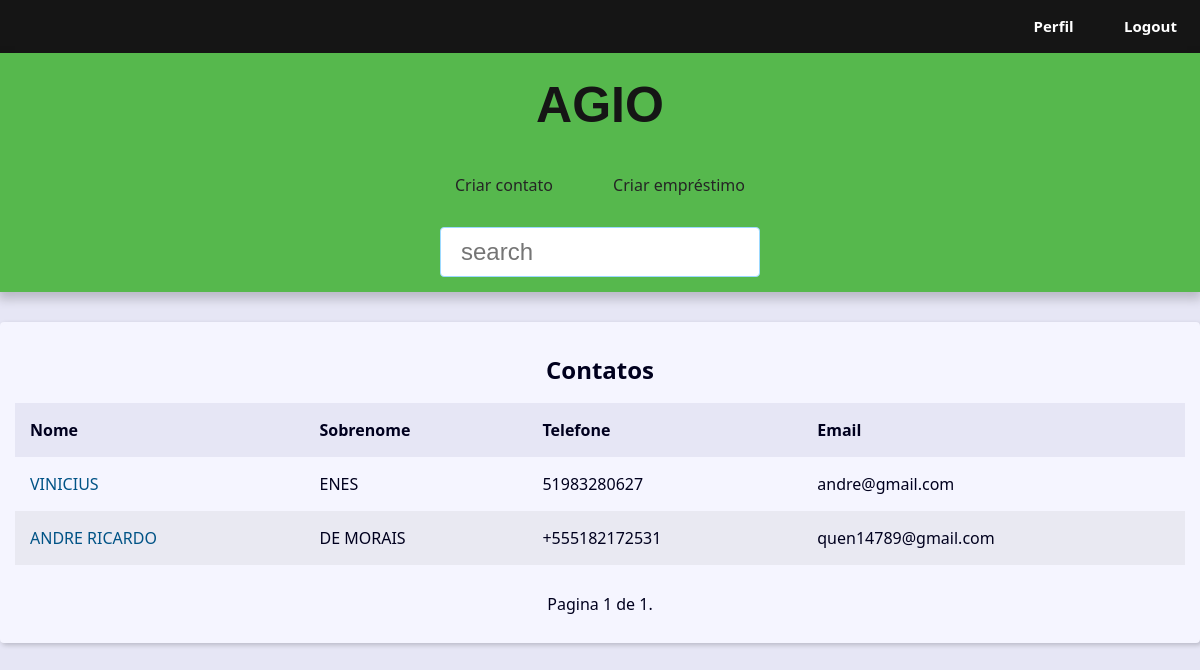
The app's page / (signed in), older data.
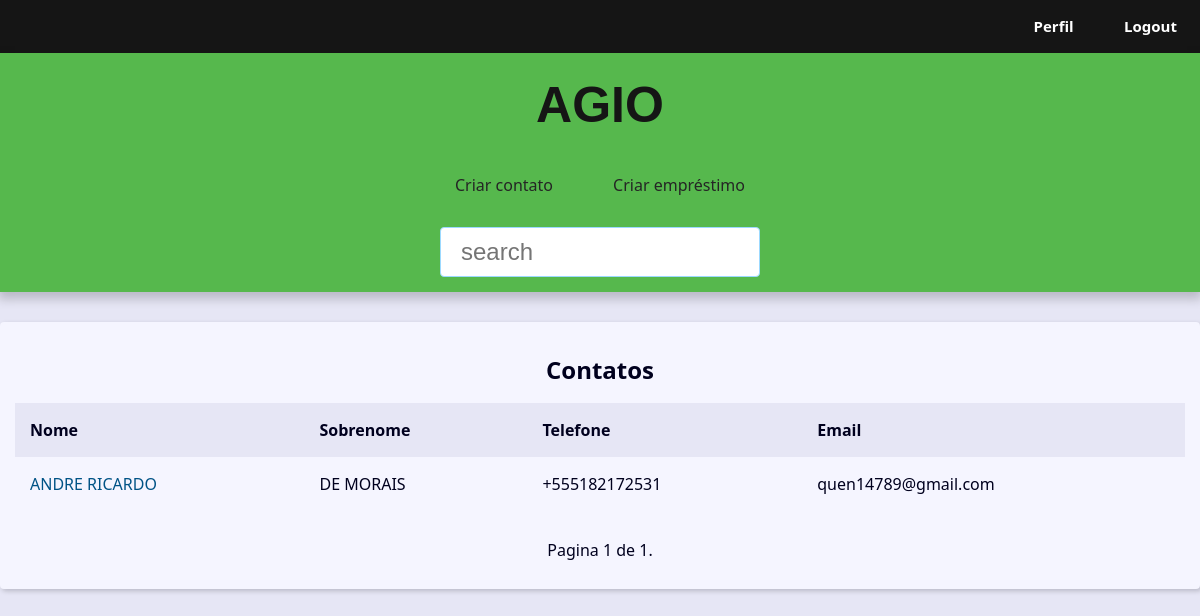
The same page, newer data.
### contact/models.py (models this page shows, shortened)
class Contact(models.Model):
    class Meta:
        verbose_name_plural = 'Usuarios'
        verbose_name = 'Usuario'
    first_name = models.CharField(max_length=50, verbose_name='Nome')
    last_name = models.CharField(max_length=50, blank=True,
                                  verbose_name='Sobrenome')
    phone = models.CharField(max_length=50, verbose_name='Telefone')
    email = models.EmailField(max_length=254, verbose_name='Email')
    created_date = models.DateTimeField(default=timezone.now)
    description = models.TextField(blank=True, verbose_name='Descrição')
    show = models.BooleanField(default=True)
    picture = models.ImageField(upload_to='pictures/%Y/%m/%d', blank=True, verbose_name='Imagem')
    owner = models.ForeignKey(User, on_delete=models.SET_NULL,
                              blank=True, null=True)

### contact/views/contact_views.py (the view)
# urls.py: path('', views.index, name='index'),
@login_required(login_url='contact:login')
def index(request):
    user = request.user
    contacts = Contact.objects.filter(owner=user, show=True).order_by('id')
    paginator = Paginator(contacts, 10)
    page_number = request.GET.get("page")
    page_obj = paginator.get_page(page_number)
    context = {
        'page_obj': page_obj,
        'site_title': 'Contatos - ',
    }
    return render(request, 'contact/index.html', context)

### contact/templates/contact/index.html
{% extends "base.html" %}
{% block content %}
{% if page_obj %}
    <div class="responsive-table">
        <table class="contacts-table">
            <caption class="table-caption">
                Contatos
            </caption>
            <thead>
                <tr class="table-row table-row-header">
                    <th class="table-header">Nome</th>
                    <th class="table-header">Sobrenome</th>
                    <th class="table-header">Telefone</th>
                    <th class="table-header">Email</th>
                </tr>
            </thead>
            <tbody>
                {% if user.is_authenticated %}
                    {% for contact in page_obj %}
                        {% if contact.owner == user %}
                            <tr class="table-row">
                            <td class="table-cel">
                                <a href="{% url 'contact:contact' contact.id %}" class="table-link">
                                    {{contact.first_name}}
                                </a>
                            </td>
                            <td class="table-cel">
                                    {{contact.last_name}}
                            </td>
                            <td class="table-cel">
                                    {{contact.phone}}
                            </td>
                            <td class="table-cel">
                                    {{contact.email}}
                            </td>
                        {% endif %}
                    </tr>
                    {% endfor %}
                {% endif %}
            </tbody>
        </table>
    </div>
{% else %}
<div class="single-contact">
    <h1 class="single-contact-name">Nenhum contato encontrado!</h1>
{% endif %}
{% endblock content %}

### base_templates/global/base.html (shortened to what this page needs)
{% load static %}<!DOCTYPE html>
<html lang="pt-BR">
<head>
    <link rel="stylesheet" href="{% static 'global/css/style.css'  %}">
</head>
<body>
    {% include 'partial/header.html' %}
    <main class="content">
        {% block content %}{% endblock content %}
        {% include 'partial/pagination.html' %}
    </main>
</body>
</html>

### base_templates/global/partial/header.html (shortened to what this page needs)
<nav class="menu-links">
    {% if user.is_authenticated %}
    <ul>
      <li><a href="{% url 'contact:user_update' %}" class="menu-link">Perfil</a></li>
      <li><a href="{% url 'contact:logout' %}" class="menu-link">Logout</a></li>
    </ul>
    {% endif %}
</nav>
<header class="header">
    <h1 class="header-heading">
        <a href="{% url 'contact:index' %}" class="header-link">
        AGIO
        </a>
    </h1>
<nav class="menu">
    <ul class="menu-list">
        {% if user.is_authenticated %}
        <li class="menu-item">
            <a href="{% url 'contact:create' %}" class="menu-header">Criar contato</a>
        </li>
        <li class="menu-item">
            <a href="{% url 'contact:create_loan' %}" class="menu-header">Criar empréstimo</a>
        </li>
       {% endif %}
    </ul>
</nav>
{% if user.is_authenticated %}
    {% if request.resolver_match.url_name == 'index'%}
        <div class="search">
            <form action="{% url 'contact:search' %}" method="get">
                <input type="text" class="search-input" placeholder="search"
                id="search" name="q" value="{{ search_value }}">
            </form>
    {% endif %}
{% endif %}
    </div>
</header>

### base_templates/global/partial/pagination.html (shortened to what this page needs)
{% if page_obj %}
<div class="pagination">
    <span class="step-links">
        <span class="current">
            Pagina {{ page_obj.number }} de {{ page_obj.paginator.num_pages }}.
        </span>
    </span>
</div>
{% endif %}

### base_static/global/css/style.css (style rules this page uses)
:root { --spacing: 1.5rem; --link-dark-color: rgb(0, 83, 134); --link-light-color: rgb(156, 217, 255); --clr-white: rgb(245, 245, 255); --clr-black: rgb(0, 0, 30); --clr-light-gray: rgb(230, 230, 245); --clr-dark-shadow-5: rgba(0, 0, 10, 5%); --clr-dark-shadow-10: rgba(0, 0, 10, 10%); --clr-dark-shadow-20: rgba(0, 0, 10, 20%); --clr-light-shadow-5: rgba(200, 200, 255, 5%); --clr-light-shadow-10: rgba(200, 200, 255, 10%); --clr-light-shadow-20: rgba(200, 200, 255, 20%); --main-page-width: 120rem; --table-min-width: 60rem; --biggest-font-size: 5rem; --bigger-font-size: 4rem; --big-font-size: 3.2rem; --medium-font-size: 2.4rem; --small-font-size: 1.6rem; --smaller-font-size: 1.4rem; --smallest-font-size: 1.2rem; --transition-fast: 300ms; --transition-medium: 600ms; --transition-slow: 1s; --default-border-radius: 4px; }
*, *::before, *::after { margin: 0; padding: 0; box-sizing: border-box; }
html { font-size: 62.5%; }
body { font-family: system-ui, -apple-system, BlinkMacSystemFont, 'Segoe UI', Roboto, Oxygen, Ubuntu, Cantarell, 'Open Sans', 'Helvetica Neue', sans-serif; line-height: 1.5; font-size: var(--small-font-size); color: var(--clr-black); -webkit-font-smoothing: antialiased; background: var(--clr-light-gray); }
.header { background: var(--clr-black); background-color: #56b84d; padding: var(--spacing); box-shadow: 0 5px 10px 2px var(--clr-dark-shadow-20); z-index: 1; position: relative; }
.header-heading { font-size: var(--biggest-font-size); text-align: center; font-family: Helvetica, Arial, sans-serif; }
.header-link { color: #151515; text-decoration: none; transition: filter var(--transition-fast) ease-in-out; font-family: Helvetica, Arial, sans-serif; }
.menu { margin: var(--spacing); }
.menu-list { font-size: bold; list-style: none; display: flex; justify-content: center; flex-flow:wrap-reverse }
.menu-item { font-size: bold; font: fantasy; padding: var(--spacing); color: #252525; text-decoration: none; transition: background-color var(--transition-fast) ease-in-out; }
.menu-header { font-size: bold; font: fantasy; padding: var(--spacing); color: #252525; text-decoration: none; transition: background-color var(--transition-fast) ease-in-out; }
.menu-link { display: block; font-size: bold; font: fantasy; padding: var(--spacing); color: #252525; text-decoration: none; transition: background-color var(--transition-fast) ease-in-out; }
.content { max-width: var(--main-page-width); margin: calc(var(--spacing) * 2) auto; padding: var(--spacing); background: var(--clr-white); box-shadow: 2px 2px 5px var(--clr-dark-shadow-20); border-radius: var(--default-border-radius); }
.responsive-table { width: 100%; overflow-x: auto; }
.contacts-table { width: 100%; min-width: var(--table-min-width); border-collapse: collapse; }
.table-caption { font-size: var(--medium-font-size); font-weight: bold; padding: var(--spacing); }
.table-row { text-align: left; text-overflow: ellipsis; transition: background-color var(--transition-fast) ease-in-out; }
.table-row-header { background: var(--clr-light-gray); color: var(--clr-black); }
.table-cel, .table-header { padding: var(--spacing); }
.table-link { color: var(--link-dark-color); transition: color var(--transition-fast) ease-in-out; text-decoration: none; }
.pagination { margin-top: var(--spacing); display: flex; justify-content: center; padding: calc(var(--spacing) * 0.8); font-size: var(--small-font-size); }
.pagination .step-links { display: flex; gap: calc(var(--spacing) * 0.8); }
.search { display: flex; justify-content: center; }
.search-input { font-size: var(--medium-font-size); padding: 1rem 2rem; width: 100%; max-width: 32rem; border-radius: var(--default-border-radius); border: 1px solid var(--link-light-color); }
.menu-links { text-align: right; background-color: #151515; }
.menu-links ul { list-style: none; padding: 0.1; }
.menu-links ul li { display: inline-block; margin: 0 8px; font-size: 15px; padding: 0.1px; font: fantasy; font-weight: bold; }
.menu-links ul li a { color: #fff; text-decoration: none; }

Row changes from the older to the newer data that the page shows:
removed Contact: first_name "VINICIUS", last_name "ENES", phone "51983280627", email "andre@gmail.com"
